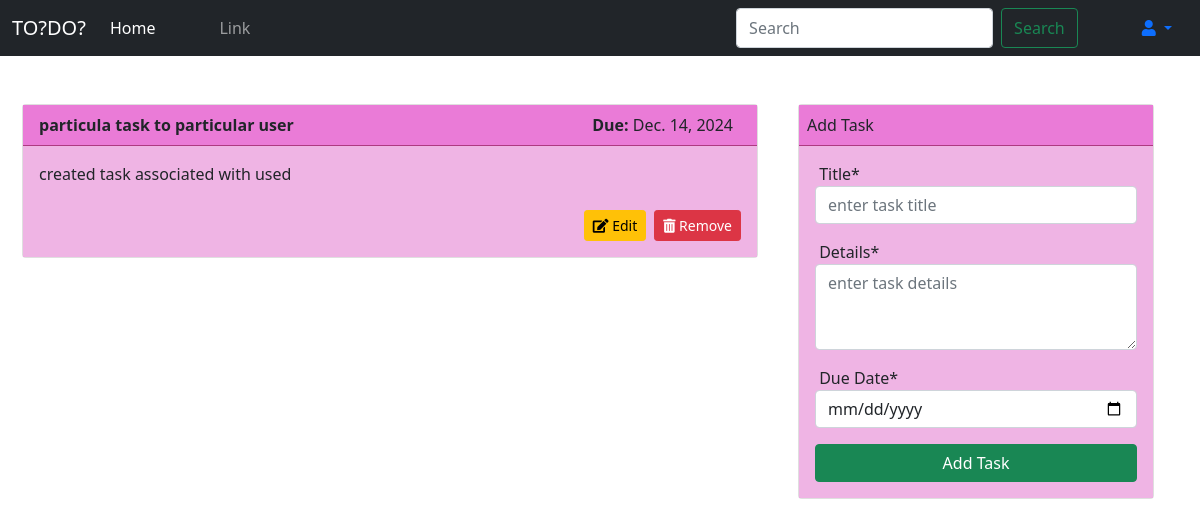
The page / (signed in) on the database its author committed.
### todoapp/models.py (models this page shows, shortened)
class Task(models.Model):
    title = models.CharField(max_length=255,help_text="enter task title")
    description = models.TextField(help_text="enter task details")
    due_date = models.DateField(help_text="enter deadline of task")
    create_time = models.DateTimeField(help_text="task is created at")
    edit_time = models.DateTimeField(help_text="task is edited at",blank=True,null=True)
    user = models.ForeignKey(User, verbose_name=("User"), on_delete=models.CASCADE)

### todoapp/views.py (the view)
# urls.py: path('',views.index, name='home'),
def index(request):
    if request.user.is_authenticated:
        item_list = Task.objects.filter(user=request.user).order_by("-create_time")
        context ={
            'item_list':item_list
        }
        return render(request, 'index.html', context)
    else:
        return redirect('login')

### templates/index.html (shortened to what this page needs)
{% load static %}
{% load crispy_forms_tags %}
<!DOCTYPE html>
<html lang="en">
<head>
    <link href="https://cdn.jsdelivr.net/npm/bootstrap@5.0.2/dist/css/bootstrap.min.css" rel="stylesheet">
    <link rel="stylesheet" href="https://cdnjs.cloudflare.com/ajax/libs/font-awesome/5.15.4/css/all.min.css">
    <link rel="stylesheet" href="{% static '/style.css' %}">
</head>
<body>
<nav class="navbar navbar-expand-lg navbar-dark bg-dark">
  <div class="container-fluid d-flex justify-content-between align-items-center">
      <a class="navbar-brand" href="#">TO?DO?</a>
      <div class="collapse navbar-collapse" id="navbarSupportedContent">
          <ul class="navbar-nav gap-5">
              <li class="nav-item">
                  <a class="nav-link active" aria-current="page" href="/">Home</a>
              </li>
              <li class="nav-item">
                  <a class="nav-link" href="#">Link</a>
              </li>
          </ul>
          <div class="d-flex ms-auto gap-5">
              <form class="d-flex" role="search" action="{% url 'search_task' %}" method="GET">
                  <input class="form-control me-2" type="search" name="query" placeholder="Search" aria-label="Search">
                  <button class="btn btn-outline-success" type="submit">Search</button>
              </form>
              <div class="nav-item dropdown">
                  <a class="nav-link dropdown-toggle" href="#" id="navbarDropdown" role="button" data-bs-toggle="dropdown"
                      aria-expanded="false">
                      <i class="fas fa-user"></i>
                  </a>
              </div>
          </div>
      </div>
  </div>
</nav>
      <div class="container mt-5">
        <div class="row d-flex gap-3">
            <div class="col-md-8 custom-left">
            {% if user.is_authenticated %}
              {% for x in item_list %}
                  <div class="card rounded-sm">
                      <div class="custom-header d-flex justify-content-between align-items-center p-2">
                             <b class="d-flex ms-2">{{ x.title }}</b>
                             <time class="d-flex me-3"><b>Due:&nbsp;</b>{{ x.due_date }}</time>
                      </div>
                      <div class="card-body">
                          <p>{{ x.description }}</p>
                          <div class="d-flex justify-content-end mt-4">
                              <a href="{% url 'edit_task' x.id %}" class="btn btn-warning btn-sm me-2 rounded-sm"><i class="fas fa-edit"></i> Edit</a>
                              <a href="{% url 'remove_task' x.id %}" class="btn btn-danger btn-sm rounded-sm"><i class="fas fa-trash-alt"></i> Remove</a>
                          </div>
                      </div>
                  </div>
                  <br>
                  {% empty %}
                  <p> No Task Found !</p>
              {% endfor %}
            {% endif %}
            </div>
            <div class="col-md-4">
                <div class="card rounded-sm">
                    <div class="custom-header p-2">Add Task</div>
                    <div class="card-body">
                        <form method="POST" action="{% url 'add_task' %}">
                             <div class="mb-3">
                                <label for="taskTitle" class="taskTitle">&nbsp;Title*</label>
                                <input type="text" class="form-control" name="title" placeholder="enter task title" required>
                             </div>
                             <div class="mb-3">
                                <label for="taskDescription" class="description">&nbsp;Details*</label>
                                <textarea class="form-control" id="taskDescription" rows="3" name="description" placeholder="enter task details"></textarea>
                             </div>
                             <div class="mb-3">
                                <label for="taskDueDate" class="taskDueDate">&nbsp;Due Date*</label>
                                <input type="date" class="form-control" name="due_date">
                             </div>
                             <div class="d-grid">
                                <button type="submit" class="btn btn-success rounded-sm">Add Task</button>
                             </div>
                        </form>
                    </div>
                </div>
            </div>
        </div>
      </div>
</body>
</html>

### static/style.css (style rules this page uses)
.custom-header { background-color: #ea7bd7; border-bottom: 1px solid #ae3a81; padding: 10px 15px; }
.card-body { background-color: #eda9e0de; }
.custom-left { margin-left: -20px; }

### rows shown on the page
Task: title "particula task to particular user", due_date "Dec. 14, 2024", description "created task associated with used"
